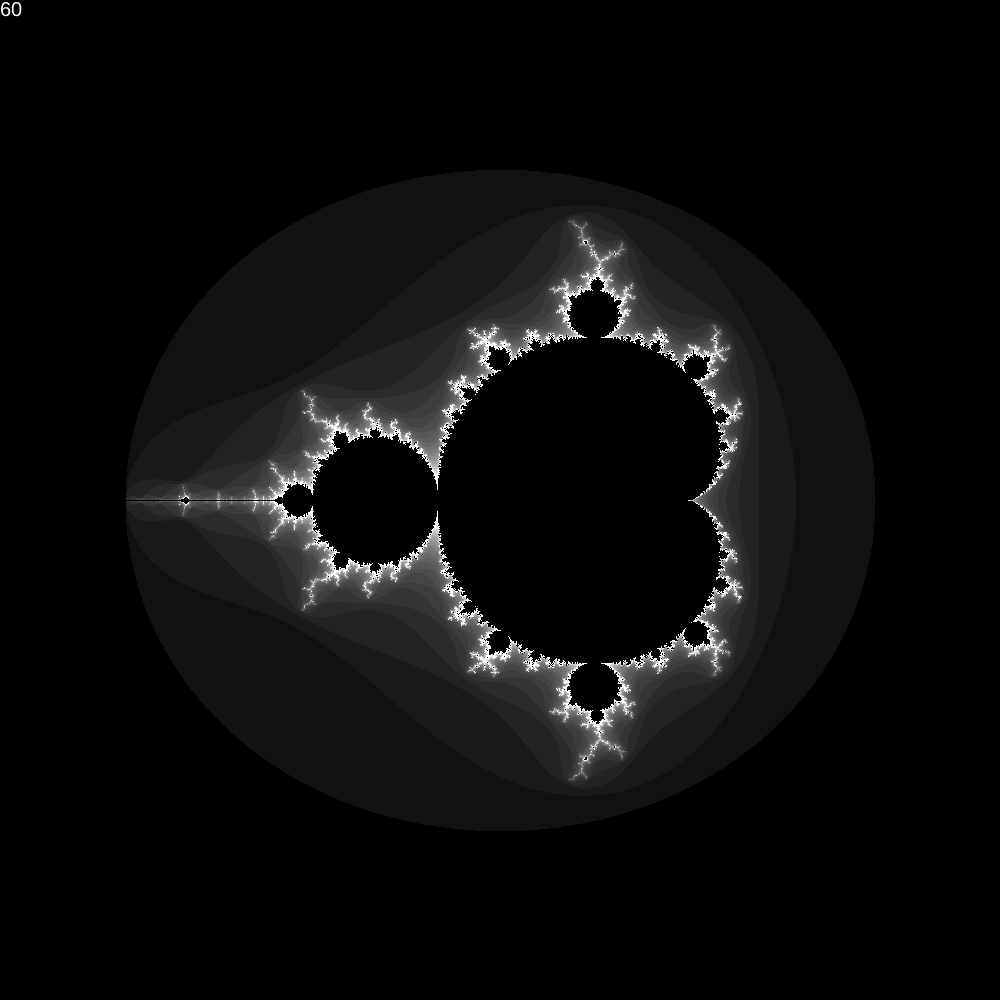
Frame 1 (no input)
Frame 60 (no input): identical to frame 1, image omitted
Frame 120 (the mouse pressed at the canvas centre since frame 60): identical to frame 1, image omitted

The p5.js sketch that drew this single still picture (run headless with seeded random() and noise() and a simulated clock; from frame 60 on, the mouse is pressed at the canvas centre):

// p5.js sketch
// ── sketch.js
let rnd;

function setup() {
  let res = Math.min(windowWidth, windowHeight);
  createCanvas(res, res);
  colorMode(HSB);
  rnd = render(75, width, 0, 0, 1);
}

function draw() {
  image(rnd, 0, 0);
  textSize(20);
  textAlign(LEFT, TOP);
  fill(255);
  text(round(frameRate()), 0, 0);
}

function render(iter, res, centerX, centerY, zoom) {
  let rnd = createImage(width, height);
  let centerR = 0;
  let centerI = 0;
  for (let x = 0; x < rnd.width; x++) {
    for (let y = 0; y < rnd.height; y++) {
      let aBase = map(x, centerX, rnd.width, (-2.5 + centerR) / zoom, (1.5 + centerR) / zoom);
      let bBase = map(y, centerY, rnd.height, (-2 + centerI) / zoom, (2 + centerI) / zoom);
      let a = aBase;
      let b = bBase;
      let n = 0;

      while (n < iter) {
        if (sq(a) + sq(b) > 4) {
          break;
        }

        let r = sq(a) - sq(b);
        let i = 2 * a * b;
        a = r + aBase;
        b = i + bBase;

        n++;
      }

      let c = (n === iter || n === 1) ? 0 : map(n, 0, iter, 0, 255);
      rnd.set(x, y, color(c));
    }
  }

  rnd.updatePixels();
  return rnd;
}

// ── main.css
html, body {
  margin: 0;
  overflow: hidden;
  position: fixed;
}

// ── mandelbrotset.js
class MandelbrotSet {
  constructor(width, height, iter, centerR, centerI) {
    this.rnd = createImage(width, height);
    this.iter = iter;
    this.centerR = centerR;
    this.centerI = centerI;
    this.radius = 2;
    this.zoom = 1;
    this.sclRatio = height / width;
    this.minR = centerR - this.radius;
    this.maxR = centerR + this.radius;
    this.minI = centerI - (this.radius * this.sclRatio);
    this.maxI = centerI + (this.radius * this.sclRatio);
  }

  render(centerX, centerY) {
    this.centerR = map(centerX, 0, this.rnd.width, this.minR, this.maxR);
    this.centerI = map(centerY, 0, this.rnd.height, this.maxI, this.minI);
    this.minR = this.centerR - (this.radius / this.zoom);
    this.maxR = this.centerR + (this.radius / this.zoom);
    this.minI = this.centerI - ((this.radius / this.zoom) * this.sclRatio);
    this.maxI = this.centerI + ((this.radius / this.zoom) * this.sclRatio);
    for (let x = 0; x < this.rnd.width; x++) {
      for (let y = 0; y < this.rnd.height; y++) {
        let aBase = map(x, 0, this.rnd.width, this.minR, this.maxR);
        let bBase = map(y, 0, this.rnd.height, this.maxI, this.minI);
        let a = aBase;
        let b = bBase;
        let n = 0;

        while (n < this.iter) {
          if (sq(a) + sq(b) > 4) {
            break;
          }

          let r = sq(a) - sq(b);
          let i = 2 * a * b;
          a = r + aBase;
          b = i + bBase;

          n++;
        }

        let c = (n === this.iter || n === 1) ? 0 : map(n, 0, this.iter, 0, 255);
        this.rnd.set(x, y, color(c));
      }
    }

    this.rnd.updatePixels();
  }

  draw() {
    image(this.rnd, 0, 0);
  }

  zoomIn() {
    this.zoom += this.zoom;
  }
}
